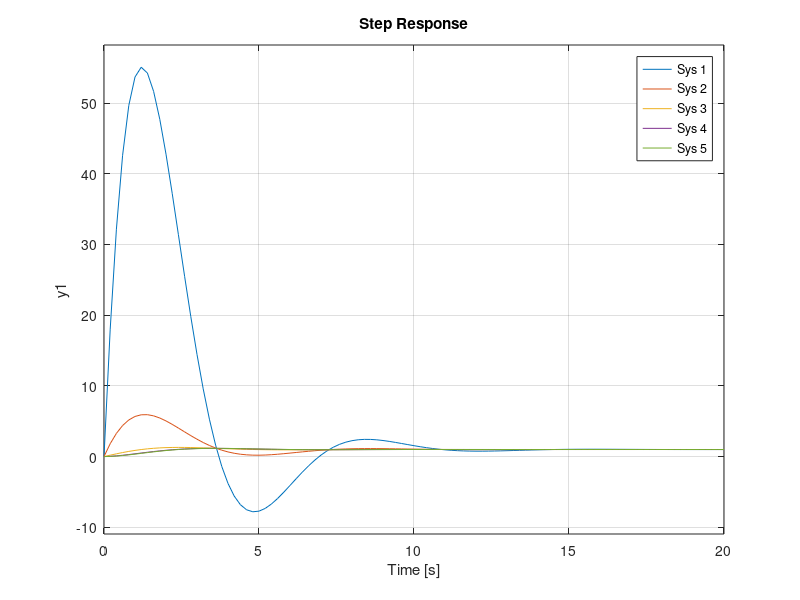

Reproduce this figure in MATLAB. (Note: this script raises an error after producing the figure.)
clear;
clc;

s = tf('s');
a = [0.01, 0.1, 1, 10, 100];

% %6.11
H = cell(5,1);
D = s^2 + s + 1;
for i=1:5
    N = (s/a(i)) + 1;
    H{i} = N/D;
end

step(H{1},H{2},H{3},H{4},H{5});
os = zeros(5,1);
mr = zeros(5,1);
for i=1:5
    temp = stepinfo(H{i});
    os(i) = temp.Peak
    mr(i) = getPeakGain(H{i}); 
end
figure;
bode(H{1},H{2},H{3},H{4},H{5});

%6.12
% H = cell(6,1);
% D1 = s^2 + s + 1;
% for i=1:5
%     D2 = (s/a(i)) + 1;
%     H{i} = 1/(D1*D2);
% end
% H{6} = 1/D1;
% bwvec = zeros(6,1);
% for i=1:6
%     bwvec(i) = bandwidth(H{i});
% end
% bode(H{1},H{2},H{3},H{4},H{5}, H{6});
% grid on;
% title('Bode Plot - Q-6.12');
%6.13
% d = linspace(0,1,1000);
% wbw = zeros(length(d),1);
% for i=1:length(d)
%     a = d(i);
%     wbw(i) = sqrt(1 - 2*a^2  + sqrt(2 + 4*a^4 - 4*a^2));
% end
% plot(d,wbw)
% xlabel('damping ratio')
% ylabel('bandwidth (rad/s)');
% title('Bandwidth vs. damping ratio')
% grid on;

%6.21

N = 1;
D = (s+1)*(s^2 + 2*s + 2);
H = N/D;
bode(H);
title('Bode Plot - Q-6.21');
figure;
nyquist(H);